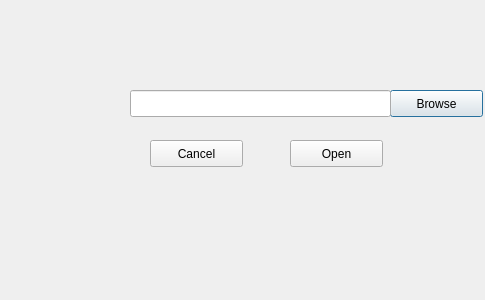
<?xml version="1.0" encoding="UTF-8"?>
<ui version="4.0">
 <class>projectOpen</class>
 <widget class="QDialog" name="projectOpen">
  <property name="geometry">
   <rect>
    <x>0</x>
    <y>0</y>
    <width>485</width>
    <height>300</height>
   </rect>
  </property>
  <property name="windowTitle">
   <string>Dialog</string>
  </property>
  <widget class="QPushButton" name="pshBttnBrowse">
   <property name="geometry">
    <rect>
     <x>390</x>
     <y>90</y>
     <width>93</width>
     <height>27</height>
    </rect>
   </property>
   <property name="text">
    <string>Browse</string>
   </property>
  </widget>
  <widget class="QPushButton" name="pshBttnOpen">
   <property name="geometry">
    <rect>
     <x>290</x>
     <y>140</y>
     <width>93</width>
     <height>27</height>
    </rect>
   </property>
   <property name="text">
    <string>Open</string>
   </property>
  </widget>
  <widget class="QLineEdit" name="lneEdtBrowseProject">
   <property name="geometry">
    <rect>
     <x>130</x>
     <y>90</y>
     <width>261</width>
     <height>27</height>
    </rect>
   </property>
  </widget>
  <widget class="QPushButton" name="pshBttnCancel">
   <property name="geometry">
    <rect>
     <x>150</x>
     <y>140</y>
     <width>93</width>
     <height>27</height>
    </rect>
   </property>
   <property name="text">
    <string>Cancel</string>
   </property>
  </widget>
 </widget>
 <resources/>
 <connections/>
</ui>
